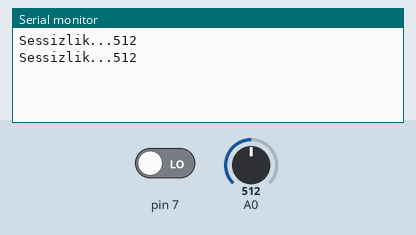
This sketch was run on a simulated Arduino Uno, built with avr-gcc and run on an emulated ATmega328P. Shown: the last lines printed to the serial monitor. Inputs (shaded band) come from the test bench; at power-on: pin 7 LOW, A0 = 512.

Above: at 1.8 s.
1.9 s: pin 7 driven HIGH
At 2.8 s:
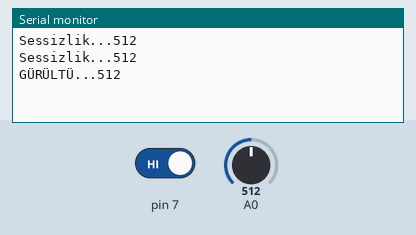
4.5 s: A0 set to 716
At 5.8 s:
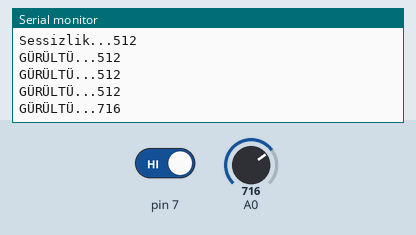
6.0 s: A0 set to 900
At 6.8 s:
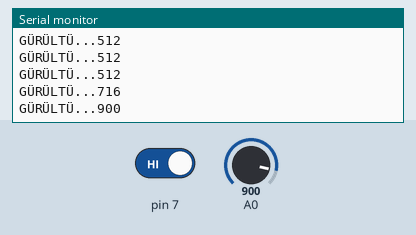
7.5 s: pin 7 driven LOW
At 8.8 s:
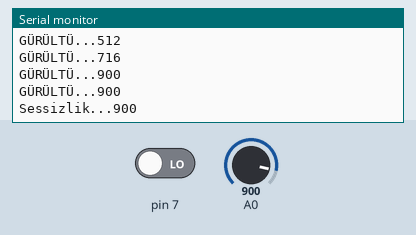
Timing chart, 0 to 10.0 s (numbered marks = the images above; inputs shaded):
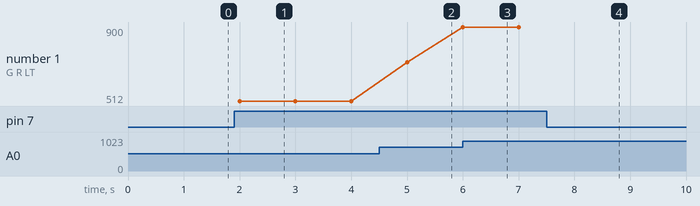

Measured:
- after the input at 1.9 s, the serial monitor: prints a new line after 0.10 s (image 1)
- after the input at 4.5 s, the serial monitor: prints a new line after 0.50 s (image 2)
- after the input at 6.0 s, the serial monitor: prints a new line at once (image 3)
- after the input at 7.5 s, the serial monitor: prints a new line after 0.50 s (image 4)
- plotted number 1: 512 → 716 after the input at 4.5 s, 716 → 900 after the input at 6.0 s

The sketch:

ses_sensor.ino
```cpp
void setup() {
  pinMode(7,INPUT);
  pinMode(A0,INPUT);
  Serial.begin(9600);
}

void loop() {
  // Ses seviyesini dijital olarak oku (dijital pin)
  if (digitalRead(7)==HIGH) // Gürültü miktarını eşik değeri ile kıyasla
  {
    Serial.print("GÜRÜLTÜ...");
  }
  else
  {
    Serial.print("Sessizlik...");
  }

  // Ses seviyesini analog olarak oku (analog pin)
  // Bu kısım 3 pinli sensörlerde silinmelidir.
  int deger = analogRead(A0);  // Gürültü miktarını 0-1024 arasında oku
  Serial.println(deger);

  delay(1000);  // Bir sonraki okuma için 2 saniye bekle
}
```
